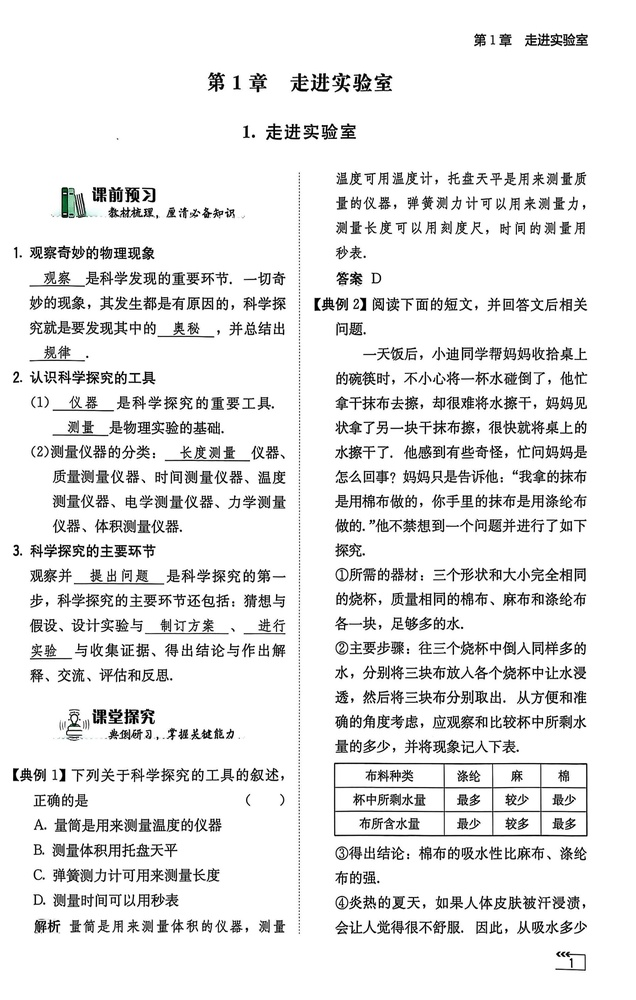
#> input picture samples/page_001.jpg, 636 x 1000 px, shrunk from 2076 x 3264 before the run
$ python -i maestro.py   (imports and definitions only)
#> lines starting #> are read from the running program, lines starting #| are printed output that depends on the picture; after the words box and inside, x2 and y2 are one past the last pixel; in counts of white or black regions, pixels touching at a corner belong together
#> further down, picture is the input picture: shape (1000, 636, 3); mean B, G, R 234, 234, 234
### src/red_mask_bridge.py
"""
RubriClean Bridge — 保守检测版
比 Standard 更严格的红笔检测阈值 (min_diff=20)，
在保持红黑交叉修复效果的同时，对偏黑/深红笔迹更安全。
"""
import cv2
import numpy as np

CONFIG_BRIDGE = {
    "min_diff": 20,              # 更严格的红笔判定，减少偏黑红笔的误检
    # Light-gated 晕影吸收
    "fringe_dilate_px": 13,
    "fringe_light_thresh": 200,
    # 通道均衡 — 保守参数，安全优先
    "ink_gray_thresh": 80,        # gray < 此值判定为暗色墨水
    "ink_redness_max": 10,        # redness < 此值才是纯黑墨（非红笔）
    "ink_dilate_px": 3,           # 与 Standard 相同的近墨区膨胀
    "ink_min_area": 15,           # 连通域过滤，过滤笔锋暗斑
}


def detect_red_standard(img, config=None):
    """标准版红笔检测：R-G>min_diff & R-B>min_diff"""
    cfg = config or CONFIG_BRIDGE
    r = img[:, :, 2].astype(np.int16)
    g = img[:, :, 1].astype(np.int16)
    b = img[:, :, 0].astype(np.int16)
    diff = cfg["min_diff"]
    mask = (r - g > diff) & (r - b > diff)
    return mask.astype(np.uint8) * 255


def absorb_fringe(img, mask, config=None):
    """Light-gated 晕影吸收"""
    cfg = config or CONFIG_BRIDGE
    dilate_px = cfg.get("fringe_dilate_px", 13)
    light_thresh = cfg.get("fringe_light_thresh", 200)

    gray = cv2.cvtColor(img, cv2.COLOR_BGR2GRAY)
    ksize = dilate_px * 2 + 1
    kernel = cv2.getStructuringElement(cv2.MORPH_ELLIPSE, (ksize, ksize))
    expanded = cv2.dilate(mask, kernel, iterations=1)

    light = (gray > light_thresh).astype(np.uint8) * 255
    absorbed = cv2.bitwise_and(expanded, light)

    return cv2.bitwise_or(mask, absorbed)


def channel_balance(img, mask, config=None):
    """
    上下文感知通道均衡（激进版）。

    无噪点过滤，更大膨胀半径，假设画面中不存在偏黑红笔。
    """
    cfg = config or CONFIG_BRIDGE
    ink_gray = cfg.get("ink_gray_thresh", 80)
    ink_redness = cfg.get("ink_redness_max", 10)
    ink_dilate = cfg.get("ink_dilate_px", 7)

    r = img[:, :, 2].astype(np.int16)
    g = img[:, :, 1].astype(np.int16)
    b = img[:, :, 0].astype(np.int16)
    gray = cv2.cvtColor(img, cv2.COLOR_BGR2GRAY)

    max_gb = np.maximum(g, b)
    redness = r - max_gb

    # 检测黑笔笔画：暗色 + 非红
    ink_strokes = (gray < ink_gray) & (redness < ink_redness)

    # 不做微小噪点过滤（假设无偏黑红笔，不会产生笔锋暗斑误检）
    min_area = cfg.get("ink_min_area", 0)
    if min_area > 0:
        ink_u8 = ink_strokes.astype(np.uint8)
        n_labels, labels, stats, _ = cv2.connectedComponentsWithStats(ink_u8, connectivity=8)
        small_mask = np.zeros(n_labels, dtype=bool)
        for i in range(1, n_labels):
            if stats[i, cv2.CC_STAT_AREA] < min_area:
                small_mask[i] = True
        if small_mask.any():
            ink_strokes[small_mask[labels]] = False

    # 激进膨胀，覆盖更宽的红笔交叉区
    ksize = ink_dilate * 2 + 1
    kernel = cv2.getStructuringElement(cv2.MORPH_ELLIPSE, (ksize, ksize))
    near_ink = cv2.dilate(ink_strokes.astype(np.uint8), kernel, iterations=1)

    result = img.copy()

    # mask 像素在近黑笔区域内 + 有红度 → 压 R 保留暗色
    on_ink = (mask > 0) & (near_ink > 0) & (redness > 0)

    # 其余 mask 像素 → 涂白
    on_paper = (mask > 0) & ~on_ink
    result[on_paper] = (255, 255, 255)

    # 仅对近黑笔区域像素压 R 通道
    if on_ink.any():
        r_channel = result[:, :, 2].copy()
        r_channel[on_ink] = np.clip(max_gb[on_ink], 0, 255).astype(np.uint8)
        result[:, :, 2] = r_channel

    return result


def process(img, config=None):
    """一站式处理：检测红笔 → 吸收晕影 → 通道均衡填充"""
    mask = detect_red_standard(img, config)
    mask = absorb_fringe(img, mask, config)
    cleaned = channel_balance(img, mask, config)
    return cleaned, mask

### src/red_mask_deep.py
"""
RubriClean Deep — 深度红笔检测
HSV + RGB + 局部红度 + 笔画膨胀 (diff=15) + Light-gated 晕影吸收 + 白色填充
适用场景: 扫描质量差、红笔偏黑偏暗，Standard 漏检时使用
"""

import cv2
import numpy as np
import json
import os


# [47 lines left out: function load_config, not called in this run]


# ============================================================
# 可调参数（集中管理，方便调优）
# ============================================================
CONFIG = {
    # --- HSV 红色检测 ---
    # 红色在 Hue 环两端，OpenCV H 范围 0-180
    "hsv_red1_lower": (0, 50, 50),
    "hsv_red1_upper": (10, 255, 255),
    "hsv_red2_lower": (170, 50, 50),
    "hsv_red2_upper": (180, 255, 255),

    # --- RGB 差值检测（偏黑红笔）---
    "rgb_diff_threshold": 15,  # v3.1: 8→15, 与Senior对齐, 减少印刷字误检
    "rgb_r_min": 50,           # R 通道最小值，排除纯黑像素

    # --- 局部相对红度检测 ---
    "local_r_advantage": 5,    # R 相对于 G/B 的最小优势值
    "local_r_min": 30,         # 局部检测的最低 R 下限
    "local_proximity": 5,      # 必须靠近已知红色像素的半径

    # --- 笔画膨胀 ---
    "stroke_dilate_iter": 3,
    "stroke_dilate_kernel": 5,
    # 自适应双通道膨胀 (改进C)
    "use_dual_dilate": False,       # 启用双通道膨胀
    "dual_dilate_fine_kernel": 3,   # 细笔画核
    "dual_dilate_fine_iter": 1,     # 细笔画迭代
    "dual_dilate_coarse_kernel": 7, # 粗笔画核
    "dual_dilate_coarse_iter": 2,   # 粗笔画迭代

    # --- 间隙填充 ---
    "gap_close_kernel": 7,     # 最终闭运算核大小

    # --- CLAHE 预处理 (改进A) ---
    "use_clahe": False,
    "clahe_clip": 2.0,
    "clahe_tile": [8, 8],

    # --- 连通域去噪 (改进B) ---
    "use_component_filter": False,  # 是否启用连通域过滤
    "component_min_area": 10,       # 最小连通域面积（小于此值视为噪声）

    # --- 安全阈值 ---
    "safety_gray_tolerance": 5,  # R/G/B 差异小于此值视为纯灰度，绝不删除

    # --- 形态学 ---
    "morph_close_kernel": 5,   # 闭运算核大小
    "morph_open_kernel": 3,    # 开运算核大小

    # --- Inpainting ---
    "inpaint_radius": 5,       # 修复半径
    "inpaint_method": cv2.INPAINT_TELEA,  # Telea 算法

    # --- Light-gated 晕影吸收 ---
    "fringe_dilate_px": 13,       # 膨胀半径 (px)
    "fringe_light_thresh": 200,   # min(R,G,B) > 此值才吸收，保护黑笔笔画
}


def preprocess_clahe(image, config=None):
    """
    CLAHE 自适应对比度增强 — 改进 A。
    在 LAB 色彩空间对亮度通道做局部直方图均衡化，
    让不同扫描亮度的页面统一到相似水平。
    """
    cfg = config or CONFIG
    if not cfg.get("use_clahe", False):
        return image
    lab = cv2.cvtColor(image, cv2.COLOR_BGR2LAB)
    l, a, b = cv2.split(lab)
    clahe = cv2.createCLAHE(
        clipLimit=cfg.get("clahe_clip", 2.0),
        tileGridSize=tuple(cfg.get("clahe_tile", [8, 8])))
    l = clahe.apply(l)
    lab = cv2.merge([l, a, b])
    return cv2.cvtColor(lab, cv2.COLOR_LAB2BGR)


def detect_red_hsv(image, config=None):
    """
    基于 HSV 色彩空间检测标准红色笔迹。
    """
    cfg = config or CONFIG
    hsv = cv2.cvtColor(image, cv2.COLOR_BGR2HSV)

    lower1 = np.array(cfg["hsv_red1_lower"])
    upper1 = np.array(cfg["hsv_red1_upper"])
    lower2 = np.array(cfg["hsv_red2_lower"])
    upper2 = np.array(cfg["hsv_red2_upper"])

    mask1 = cv2.inRange(hsv, lower1, upper1)
    mask2 = cv2.inRange(hsv, lower2, upper2)

    return cv2.bitwise_or(mask1, mask2)


def detect_red_rgb_diff(image, config=None):
    """
    基于 RGB 通道差值检测偏黑/偏暗的红色笔迹。

    原理：红色墨水在 R 通道很强，G/B 通道很弱。
    即使扫描变暗，R 通道仍明显高于 G/B。
    """
    cfg = config or CONFIG

    r = image[:, :, 2].astype(np.int16)
    g = image[:, :, 1].astype(np.int16)
    b = image[:, :, 0].astype(np.int16)

    diff = r - np.maximum(g, b)
    mask = (diff > cfg["rgb_diff_threshold"]) & (r > cfg["rgb_r_min"])

    return mask.astype(np.uint8) * 255


# [8 lines left out: function _is_grayscale_pixel, not called in this run]


def detect_red_local_contrast(image, seed_mask, config=None):
    """
    局部相对红度检测：找出种子掩码附近、R 通道相对占优的暗像素。

    原理：偏黑红笔的 RGB 绝对值都低（暗），但在局部比较时，
    R 通道仍略微高于 G 和 B。而真正的印刷黑字 R≈G≈B。

    安全机制：
    1. 仅在与 seed_mask 接近的区域内搜索
    2. 绝对排除 R≈G≈B 的纯灰度像素
    3. R 必须同时大于 G 且大于 B
    """
    cfg = config or CONFIG

    r = image[:, :, 2].astype(np.int16)
    g = image[:, :, 1].astype(np.int16)
    b = image[:, :, 0].astype(np.int16)

    # 条件 1: R 同时大于 G 和 B（相对优势）
    r_dominant = (r > g + cfg["local_r_advantage"]) & (r > b + cfg["local_r_advantage"])

    # 条件 2: R 不能太低（排除噪声）
    r_enough = r > cfg["local_r_min"]

    # 条件 3: 排除纯灰度像素
    gray_tol = cfg["safety_gray_tolerance"]
    not_gray = ~((abs(r - g) <= gray_tol) &
                 (abs(g - b) <= gray_tol) &
                 (abs(r - b) <= gray_tol))

    candidate = (r_dominant & r_enough & not_gray).astype(np.uint8) * 255

    # 条件 4: 必须靠近已知红色像素（空间邻近性）
    proximity = cfg["local_proximity"]
    kernel = cv2.getStructuringElement(
        cv2.MORPH_ELLIPSE, (proximity * 2 + 1, proximity * 2 + 1))
    seed_dilated = cv2.dilate(seed_mask, kernel, iterations=1)

    return cv2.bitwise_and(candidate, seed_dilated)


def expand_along_strokes(mask, image, config=None):
    """
    沿笔画方向膨胀掩码（改进C：双通道模式）。
    默认：单通道固定核膨胀。
    双通道模式：细笔画用小核保守膨胀 + 粗笔画用大核激进膨胀 → 取并集。

    安全机制：只扩展到"偏暗"的像素（笔画区域），不扩展到亮背景。
    """
    cfg = config or CONFIG
    gray = cv2.cvtColor(image, cv2.COLOR_BGR2GRAY)
    dark_pixels = (gray < 180).astype(np.uint8) * 255

    # 排除纯灰度像素（黑字保护）
    r = image[:, :, 2].astype(np.int16)
    g = image[:, :, 1].astype(np.int16)
    b = image[:, :, 0].astype(np.int16)
    gray_tol = cfg["safety_gray_tolerance"]
    is_gray = ((abs(r - g) <= gray_tol) &
               (abs(g - b) <= gray_tol) &
               (abs(r - b) <= gray_tol))
    not_gray = (~is_gray).astype(np.uint8) * 255

    if cfg.get("use_dual_dilate", False):
        # 细笔画通道：小核保守
        k_fine = cfg["dual_dilate_fine_kernel"]
        kernel_fine = cv2.getStructuringElement(cv2.MORPH_ELLIPSE, (k_fine, k_fine))
        fine = cv2.dilate(mask, kernel_fine, iterations=cfg["dual_dilate_fine_iter"])

        # 粗笔画通道：大核激进
        k_coarse = cfg["dual_dilate_coarse_kernel"]
        kernel_coarse = cv2.getStructuringElement(cv2.MORPH_ELLIPSE, (k_coarse, k_coarse))
        coarse = cv2.dilate(mask, kernel_coarse, iterations=cfg["dual_dilate_coarse_iter"])

        # 合并两通道
        expanded = cv2.bitwise_or(fine, coarse)
    else:
        k_size = cfg["stroke_dilate_kernel"]
        kernel = cv2.getStructuringElement(cv2.MORPH_ELLIPSE, (k_size, k_size))
        expanded = cv2.dilate(mask, kernel, iterations=cfg["stroke_dilate_iter"])

    # 安全约束
    expanded = cv2.bitwise_and(expanded, dark_pixels)
    expanded = cv2.bitwise_and(expanded, not_gray)

    new_only = cv2.bitwise_and(expanded, cv2.bitwise_not(mask))
    return cv2.bitwise_or(mask, new_only), new_only


def remove_black_border(image, border_width=20, darkness_threshold=40):
    """
    检测并排除扫描件四周的黑边区域。
    """
    h, w = image.shape[:2]
    gray = cv2.cvtColor(image, cv2.COLOR_BGR2GRAY)
    border_mask = np.zeros((h, w), dtype=np.uint8)

    border_mask[:border_width, :] = 255
    border_mask[h - border_width:, :] = 255
    border_mask[:, :border_width] = 255
    border_mask[:, w - border_width:] = 255

    border_mask = cv2.bitwise_and(border_mask, cv2.threshold(
        gray, darkness_threshold, 255, cv2.THRESH_BINARY_INV)[1])

    return border_mask


def merge_masks(mask_hsv, mask_rgb, mask_local=None, border_mask=None, config=None):
    """
    融合 HSV、RGB 差值和局部红度掩码，排除黑边。
    """
    cfg = config or CONFIG

    merged = cv2.bitwise_or(mask_hsv, mask_rgb)
    if mask_local is not None:
        merged = cv2.bitwise_or(merged, mask_local)

    if border_mask is not None:
        merged = cv2.bitwise_and(merged, cv2.bitwise_not(border_mask))

    # 闭运算：连接断裂笔画
    kernel_close = cv2.getStructuringElement(
        cv2.MORPH_ELLIPSE, (cfg["morph_close_kernel"], cfg["morph_close_kernel"]))
    merged = cv2.morphologyEx(merged, cv2.MORPH_CLOSE, kernel_close)

    # 开运算：去除孤立噪声
    kernel_open = cv2.getStructuringElement(
        cv2.MORPH_ELLIPSE, (cfg["morph_open_kernel"], cfg["morph_open_kernel"]))
    merged = cv2.morphologyEx(merged, cv2.MORPH_OPEN, kernel_open)

    # 间隙填充：大核闭运算
    gap_kernel = cv2.getStructuringElement(
        cv2.MORPH_ELLIPSE, (cfg["gap_close_kernel"], cfg["gap_close_kernel"]))
    merged = cv2.morphologyEx(merged, cv2.MORPH_CLOSE, gap_kernel)

    # 连通域去噪（改进B）：去除微小孤立碎片
    if cfg.get("use_component_filter", False):
        min_area = cfg.get("component_min_area", 10)
        num_labels, labels, stats, _ = cv2.connectedComponentsWithStats(
            merged, connectivity=8)
        clean = np.zeros_like(merged)
        for i in range(1, num_labels):
            if stats[i, cv2.CC_STAT_AREA] >= min_area:
                clean[labels == i] = 255
        merged = clean

    return merged


# [27 lines left out: function cleanup_residuals, not called in this run]


def detect_red_pen(image, config=None):
    """
    一站式红笔检测：
        HSV + RGB 差值 + 局部相对红度 → 融合 → 笔画膨胀 → 形态学优化
    """
    cfg = config or CONFIG

    # Step 0: CLAHE 预处理（改进A）
    image = preprocess_clahe(image, cfg)

    # Step 1: HSV + RGB 差值检测
    mask_hsv = detect_red_hsv(image, cfg)
    mask_rgb = detect_red_rgb_diff(image, cfg)

    # Step 2: 局部相对红度检测
    seed_mask = cv2.bitwise_or(mask_hsv, mask_rgb)
    mask_local = detect_red_local_contrast(image, seed_mask, cfg)

    # Step 3: 三掩码融合 + 形态学
    border_mask = remove_black_border(image)
    merged = merge_masks(mask_hsv, mask_rgb, mask_local, border_mask, cfg)

    # Step 4: 沿笔画膨胀
    merged, expanded_only = expand_along_strokes(merged, image, cfg)

    # 统计
    debug_info = {
        "mask_hsv": mask_hsv,
        "mask_rgb": mask_rgb,
        "mask_local": mask_local,
        "border_mask": border_mask,
        "expanded_only": expanded_only,
        "final_mask": merged,
        "hsv_pixels": cv2.countNonZero(mask_hsv),
        "rgb_pixels": cv2.countNonZero(mask_rgb),
        "local_pixels": cv2.countNonZero(mask_local),
        "expanded_pixels": cv2.countNonZero(expanded_only),
        "final_pixels": cv2.countNonZero(merged),
    }

    return merged, debug_info


# [12 lines left out: function inpaint_red, not called in this run]


def absorb_fringe(img, mask, config=None):
    """
    Light-gated 晕影吸收。

    红笔扫描后在笔画周围会产生一圈浅色过渡像素（RGB 228-250），
    这些像素不是红色（不满足检测阈值），但靠近纯白填充后会形成可见的"边框"。
    通过对 mask 做膨胀，但只吸收浅色像素（min(R,G,B) > light_thresh），
    捕获晕影的同时保护暗色黑笔不被误吞。

    Args:
        img:   BGR 原图
        mask:  红笔二值掩码 (0/255)
        config: 配置字典

    Returns:
        扩展后的掩码
    """
    cfg = config or CONFIG
    dilate_px = cfg.get("fringe_dilate_px", 13)
    light_thresh = cfg.get("fringe_light_thresh", 200)

    gray = cv2.cvtColor(img, cv2.COLOR_BGR2GRAY)
    ksize = dilate_px * 2 + 1
    kernel = cv2.getStructuringElement(cv2.MORPH_ELLIPSE, (ksize, ksize))
    expanded = cv2.dilate(mask, kernel, iterations=1)

    # 只吸收浅色像素（晕影），跳过暗色（黑笔笔画）
    light = (gray > light_thresh).astype(np.uint8) * 255
    absorbed = cv2.bitwise_and(expanded, light)

    return cv2.bitwise_or(mask, absorbed)


def white_fill(img, mask):
    """白色填充修复"""
    white = np.ones_like(img) * 255
    return np.where(mask[:, :, np.newaxis] > 0, white, img)


def process(img, config=None):
    """
    一站式处理：检测红笔 → 吸收晕影 → 白色填充

    Args:
        img:    BGR 图片 (numpy array)
        config: 配置字典 (可选)

    Returns:
        cleaned: 清除红笔后的 BGR 图片
        mask:    最终使用的掩码
        info:    调试信息字典
    """
    mask, info = detect_red_pen(img, config)
    mask = absorb_fringe(img, mask, config)
    cleaned = white_fill(img, mask)
    return cleaned, mask, info


# ============================================================
# 命令行测试入口
# ============================================================
# [37 lines that do not run on import are left out]

### src/maestro.py
"""
RubriClean Maestro v2.0 — Per-Page Adaptive Routing

Maestro analyzes each page and automatically selects the optimal strategy:
- Crossing-heavy pages → Bridge v1.2 (best text preservation)
- Paper-red pages    → Deep         (best dark-red cleanup)

Three signals drive the routing:
  1. Stroke continuation — do ink strokes pass THROUGH red regions?
  2. Ink coverage        — how much of the page is black text?
  3. Stroke ratio        — through / (through + touch) for edge cases

No unified algorithm. No parameter tuning. Just smart per-page routing.
"""
import cv2
import numpy as np
from red_mask_deep import process as deep_process
from red_mask_bridge_v2 import process as bridge_v2_process
from red_mask_bridge import process as bridge_process


def _extract_features(img):
    """
    Extract page-level features for routing decision.

    Returns dict with:
        stroke_through_ratio: 穿过型笔迹 / (穿过 + 触碰)
        bridge_on_ink_density: Bridge on_ink px / Bridge mask px
        ink_coverage: ink_base px / total image px
    """
    h, w = img.shape[:2]
    total_px = h * w
    gray = cv2.cvtColor(img, cv2.COLOR_BGR2GRAY)
    r = img[:, :, 2].astype(np.int16)
    g = img[:, :, 1].astype(np.int16)
    b = img[:, :, 0].astype(np.int16)
    max_gb = np.maximum(g, b)
    redness = r - max_gb
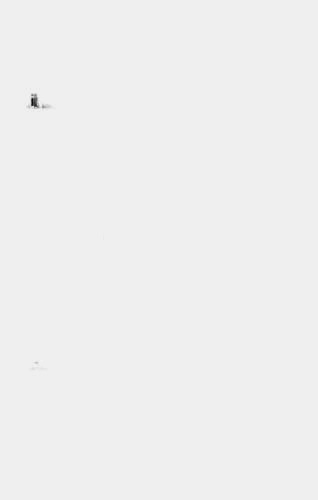
#> redness: shape (1000, 636) int16 (shown at 1/2 size); min -95, max 6, mean -0.0399; drawn with min black and max white

    # --- Ink detection ---
    ink = (gray < 80) & (redness < 10)
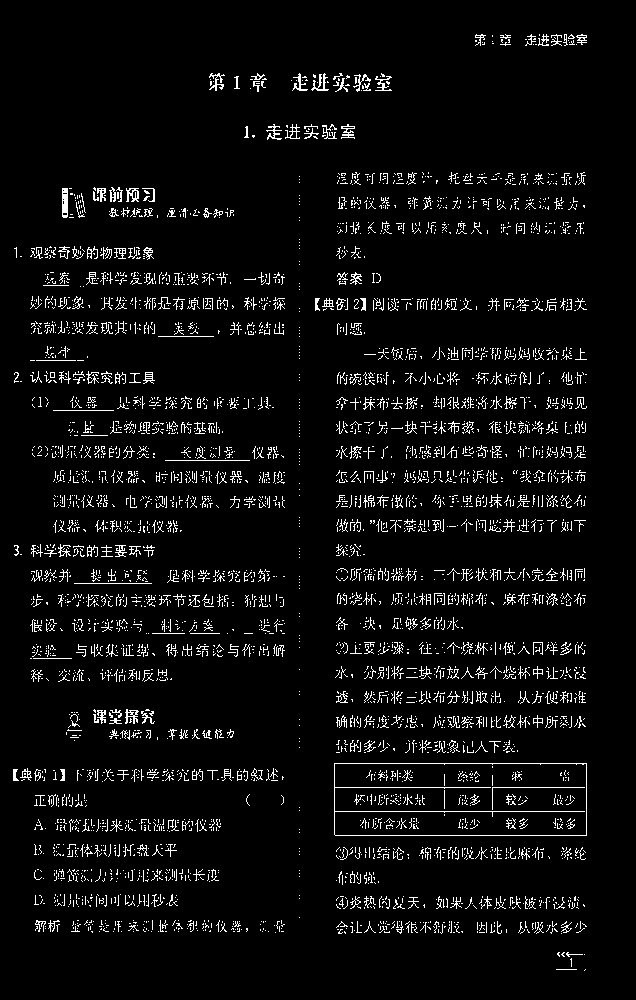
#> ink: shape (1000, 636) bool; 5.2% white in thin lines or dots, all inside (x1, y1, x2, y2) = (13, 34, 587, 971)
    ink_coverage = ink.sum() / total_px
#> ink_coverage = 0.0523

    # --- Bridge on_ink density ---
    cleaned_b, mask_b = bridge_process(img)
#> in absorb_fringe, `light = (gray > light_thresh).astype(np.uint8) * 255`:
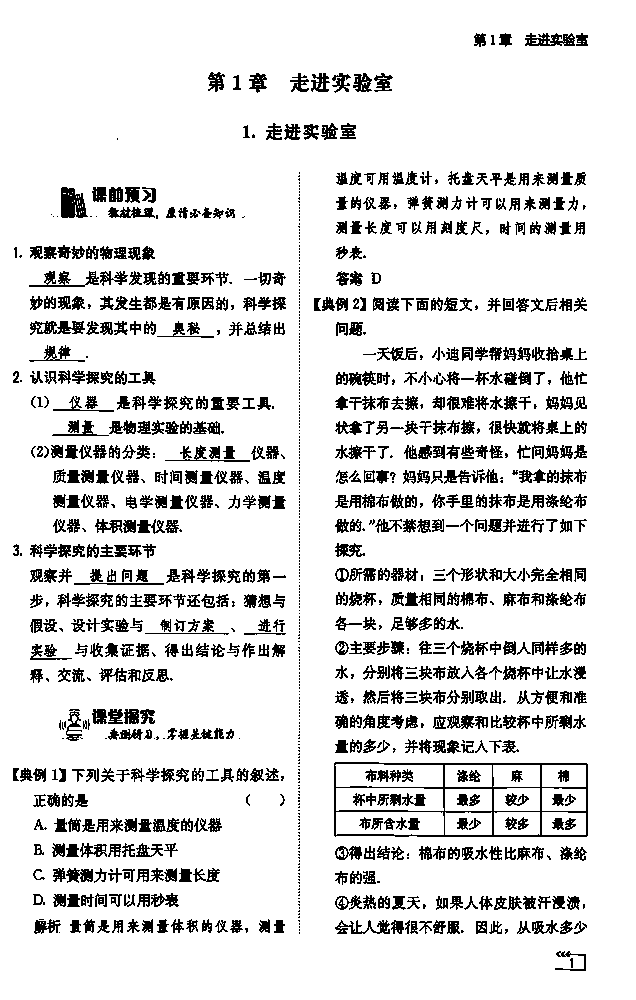
#> light: shape (1000, 636); 87.6% white; black in thin lines or dots, all inside (x1, y1, x2, y2) = (13, 33, 588, 971)
#> in channel_balance, `n_labels, labels, stats, _ = cv2.connectedComponentsWithStats(ink_u8, ..`: n_labels = 4434
#> (the rest of the program and of its run is left out)
